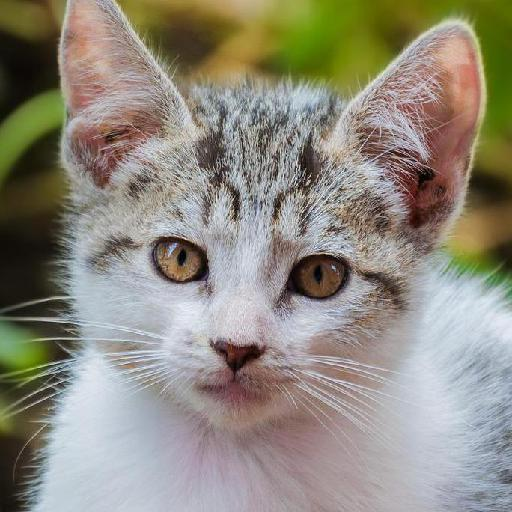
#> input picture data/animals/train/cat/cat1072.jpg, 512 x 512 px, found by its file name; its folder holds only this picture in this run
$ python image_processing.py
#> lines starting #> are read from the running program, lines starting #| are printed output that depends on the picture
import os
import cv2

# Thư mục chứa dữ liệu ảnh
data_dir = 'D:/ML_Project/Project_CK/data/animals/train'

# Thư mục để lưu trữ ảnh đã chuyển đổi kích thước
output_dir = 'D:/ML_Project/Project_CK/data/animals/output_train'

# Kích thước mong muốn
desired_size = (150, 150)

# Duyệt qua từng thư mục trong thư mục chứa dữ liệu
for animal_folder in os.listdir(data_dir):
    # Tạo thư mục tương ứng trong thư mục lưu trữ ảnh đã chuyển đổi
    os.makedirs(os.path.join(output_dir, animal_folder), exist_ok=True)

    # Duyệt qua từng file trong thư mục con
    for filename in os.listdir(os.path.join(data_dir, animal_folder)):
        # Đọc ảnh từ file
        img = cv2.imread(os.path.join(data_dir, animal_folder, filename))
#> img is the input picture: shape (512, 512, 3); mean B, G, R 125.5, 138.3, 143

        # Chuyển đổi kích thước ảnh
        resized_img = cv2.resize(img, desired_size)
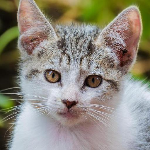
#> resized_img: shape (150, 150, 3); mean B, G, R 125.4, 138.1, 142.9

        # Lưu ảnh đã chuyển đổi vào thư mục tương ứng
        cv2.imwrite(os.path.join(output_dir, animal_folder, filename), resized_img)
#> pass 2 of the loop `for animal_folder in os.listdir(data_dir):`:
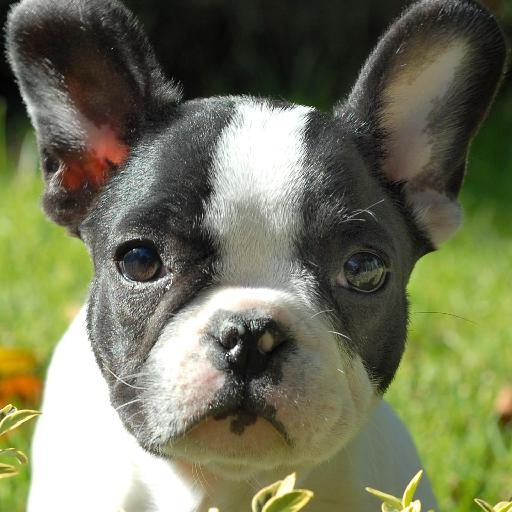
#> input picture data/animals/train/dog/dog1030.jpg, 512 x 512 px, found by its file name
#> img is the input picture: shape (512, 512, 3); mean B, G, R 88.7, 116.6, 113.7
#> `resized_img = cv2.resize(img, desired_size)`:
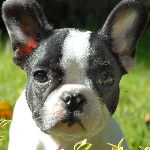
#> resized_img: shape (150, 150, 3); mean B, G, R 88.7, 116.6, 113.7
